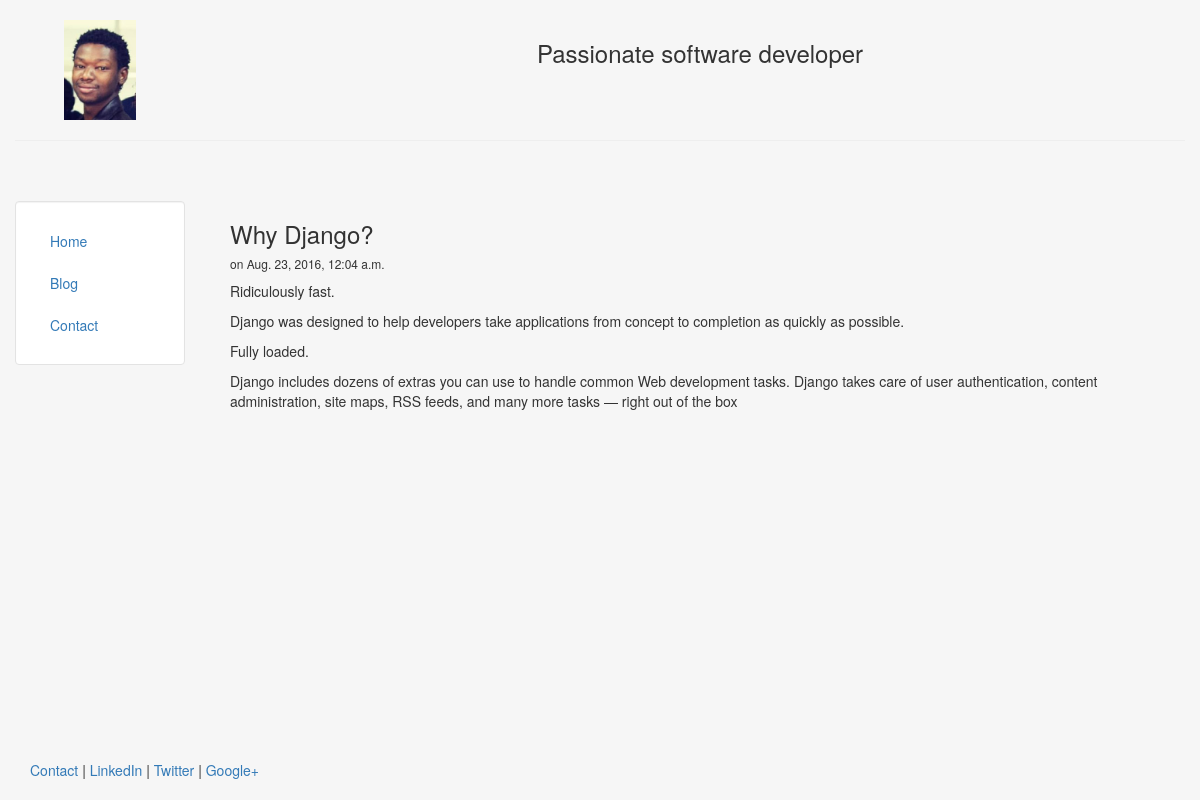
Page /blog/2 on the committed database.
### blog/models.py (models this page shows, shortened)
class Post(models.Model):
	title = models.CharField(max_length=140)
	body = models.TextField()
	date = models.DateTimeField()

### blog/templates/blog/post.html
{% extends "personal/header.html" %}
{% block content %}
 <h3>{{post.title}}</h3>
 <h6>on {{post.date}}</h6>
{{post.body|safe|linebreaks}}
{% endblock %}

### personal/templates/personal/header.html (style rules this page uses)
html, body { height:100% }

### rows in the picture
Post: title "Why Django?", date "Aug. 23, 2016, 12:04 a.m.", body "Ridiculously fast. Django was designed to help developers take applications from concept to completion as quickly as possible. Fully loaded. Django includes dozens of extras you can use to handle common Web development tasks. Django takes care of user authentication, content administration, site maps, RSS feeds, and many more tasks — right out of the box"
